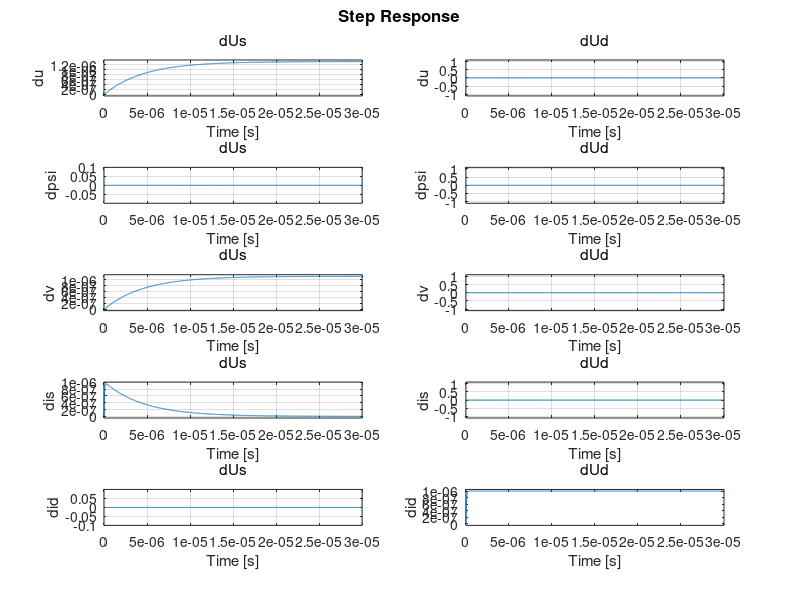

Source code (MATLAB):
% Système boucle ouverte et linéarisation

clear, clc
format short g

%% True Parameters
% Masses
mw=0.1;
mb=1;
M=1.2;

% Distances
rho=0.07;
l=0.02;
d=0.015; % distance A-C

% Electriques
L=0.05;
R=1e6;
% r;

% Couples
k=2.63e4;
% alpha=34.6;
% beta=2.06e5;

% Moments inertie
Iwy=2.45e-4;
Ipsi=1.53e-2;

% Utilitaire
beta = (M + 2*Iwy/rho^2);
gamma = Ipsi + mb*d^2; 

%% Nominal Equilibrium Point

Ubar = 12;
Usbar = 2*Ubar;
Udbar = 0;


ubar = rho/2/k*Ubar; % m/s
psibar = 0;
vbar = 0;

% base sum,diff
irbar = 0;
ilbar = 0;
statebar = [ubar; psibar; vbar; irbar; ilbar];

% base sum, diff
isbar = 0;
idbar = 0;
statebar = [ubar; psibar; vbar; isbar; idbar];



%% Linéarisation (système complet)

% base sum, diff
A = [0 0 0 k/beta/rho 0;
    0 0 1 0 0;
    0 0 mb*d*rho*Ubar/2/gamma/k l*k/2/gamma/rho 0;
    -2*k/L/rho 0 0 -R/L 0;
    0 0 -k*l/L/rho 0 -R/L];

B = [0 0;
    0 0;
    0 0;
    1/L 0;
    0 1/L];

% Coefficients
alpha1 = -A(1,4)
alpha2 = -A(2,3)
alpha3 = -A(3,3)
alpha4 = -A(3,4)
alpha5 = A(4,1)
alpha6 = A(4,4)
alpha7 = A(5,3)

% Bd = 0;

sys = ss(A,B,eye(5),0);
set(sys,'InputName',{'dUs','dUd'},'OutputName',{'du','dpsi','dv','dis','did'})

figure(1), step(sys), grid
% pas de réponse ...
% pe que les step en somme et diff de tension sont 
% pas physiquement légitimes

sort(eig(A)) 
% 3 vp très négatives, 1 vp nulle, 1 vp > 0 faible donc non stable

%% Optionnel: vérification du linéarisé avec SCD linearizer

